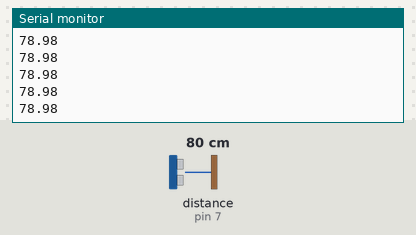
A sketch run on a simulated Arduino Uno, built with avr-gcc and run on an emulated ATmega328P. Shown: the last lines printed to the serial monitor. Wiring (inferred from the names in the program): ultrasonic range finder: trigger pin 6; echo pin 7. Inputs (shaded band) come from the test bench; at power-on: distance to the obstacle (sensor on pin 7) 80 cm. The echo pulse lasts 58.3 µs per cm.

Above: at 1.2 s.
1.3 s: distance to the obstacle (sensor on pin 7) set to 2 cm
At 1.8 s:
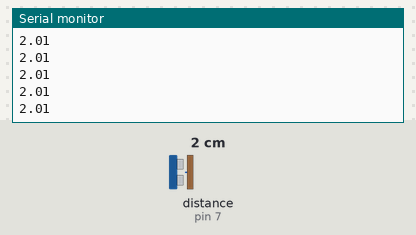
2.8 s: distance to the obstacle (sensor on pin 7) set to 4 cm
At 3.7 s:
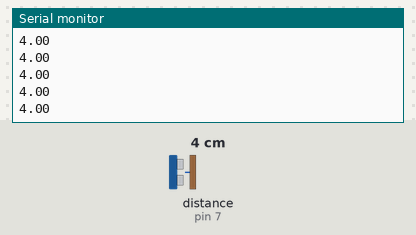
Timing chart, 0 to 5.8 s (numbered marks = the images above; inputs shaded):
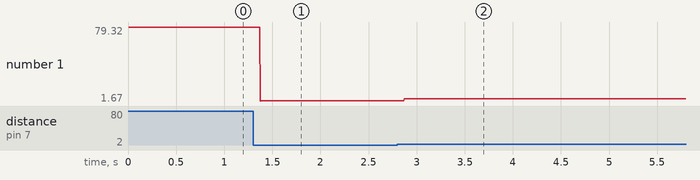

The sketch:

UltraSonic_Test.ino
```cpp
const int trigPin_1=6;
const int echoPin_1=7;
float t_1;
float d_1;
void setup() {
  // put your setup code here, to run once:
pinMode(trigPin_1,OUTPUT);
pinMode(echoPin_1,INPUT);
Serial.begin(9600);
digitalWrite(trigPin_1,LOW);
}

void loop() {
  // put your main code here, to run repeatedly:
digitalWrite(trigPin_1,HIGH);
delayMicroseconds(10);
digitalWrite(trigPin_1,LOW);
t_1=pulseIn(echoPin_1,HIGH);
d_1=t_1*0.034/2;
Serial.println(d_1);
}
```

Measured:
- after the input at 1.3 s, the serial monitor: prints a new line after 0.07 s (image 1)
- after the input at 2.8 s, the serial monitor: prints a new line after 0.07 s (image 2)
- plotted number 1: 78.98 → 2.01 after the input at 1.3 s, 2.01 → 4 after the input at 2.8 s
